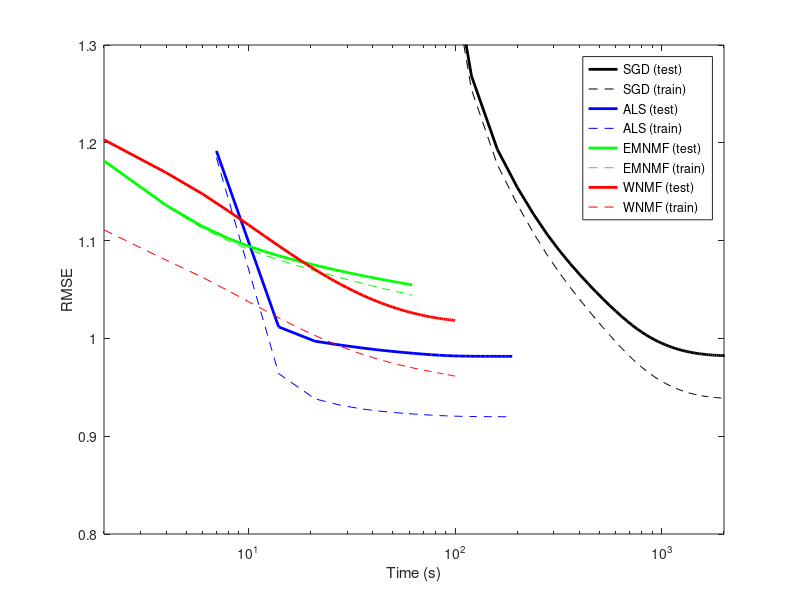

This figure's MATLAB source:

load ALS
load SGD
load EMNMF
load WNMF
close all

SGD(3,:) = (1:size(SGD,2))*40;
ALS(3,:) = (1:size(ALS,2))*7;
EMNMF(3,:) = (1:size(EMNMF,2))*2;
WNMF(3,:) = (1:size(WNMF,2))*2;

ALS(3,end) = SGD(3,end);
EMNMF(3,end) = SGD(3,end);
WNMF(3,end) = SGD(3,end);

semilogx((1:size(SGD,2))*40, SGD(2,:), '-k', 'LineWidth',2 )
hold on
semilogx((1:size(SGD,2))*40, SGD(1,:), '--k')

semilogx((1:size(ALS,2))*7, ALS(1,:), '-b', 'LineWidth',2 )
semilogx((1:size(ALS,2))*7, ALS(2,:), '--b')

semilogx((1:size(EMNMF,2))*2, EMNMF(1,:), '-g', 'LineWidth',2 )
semilogx((1:size(EMNMF,2))*2, EMNMF(2,:), '--g')

semilogx((1:size(WNMF,2))*2, WNMF(1,:), '-r', 'LineWidth',2 )
semilogx((1:size(WNMF,2))*2, WNMF(2,:), '--r')
hold off

axis([-inf, 2000, 0.8, 1.3])
legend('SGD (test)', 'SGD (train)', 'ALS (test)', 'ALS (train)', 'EMNMF (test)', 'EMNMF (train)', 'WNMF (test)', 'WNMF (train)')
xlabel('Time (s)')
ylabel('RMSE')